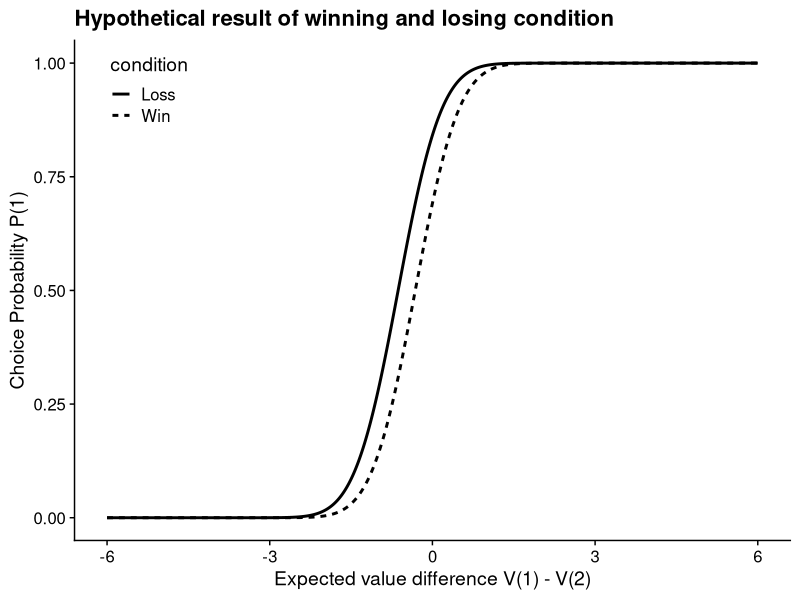
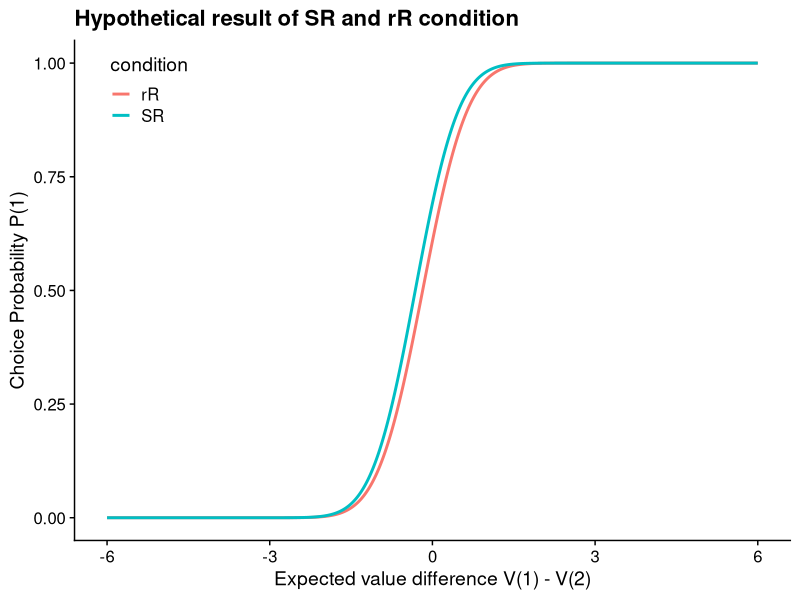
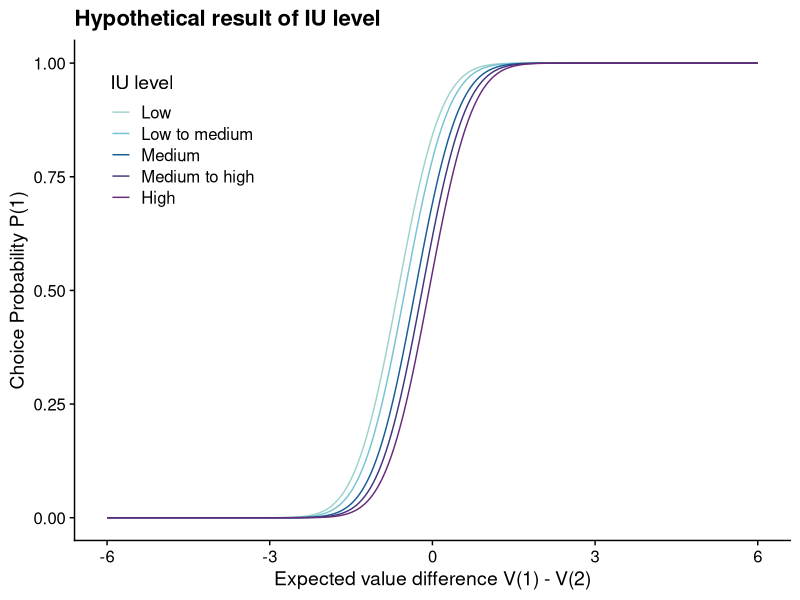
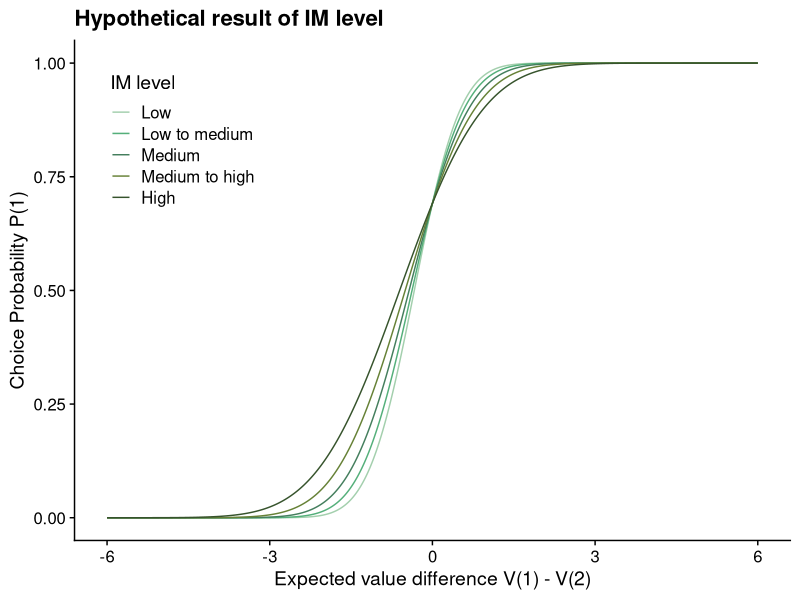
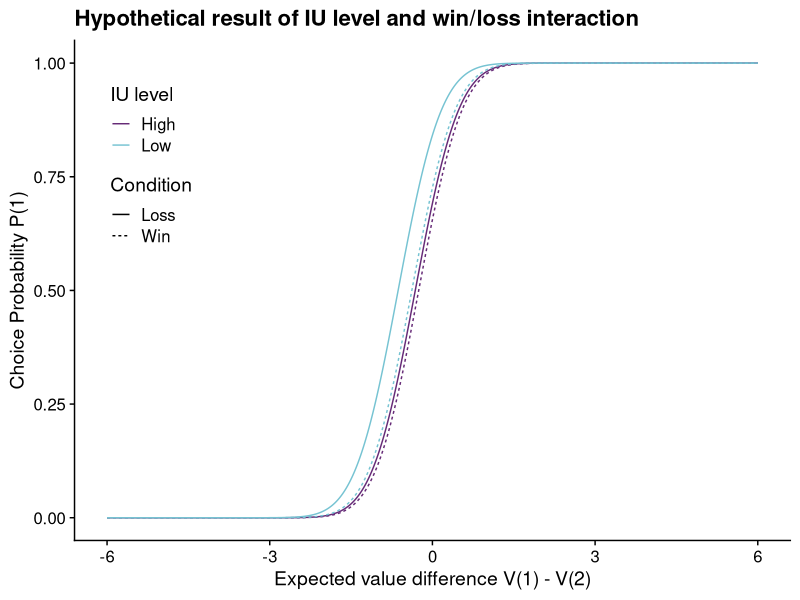
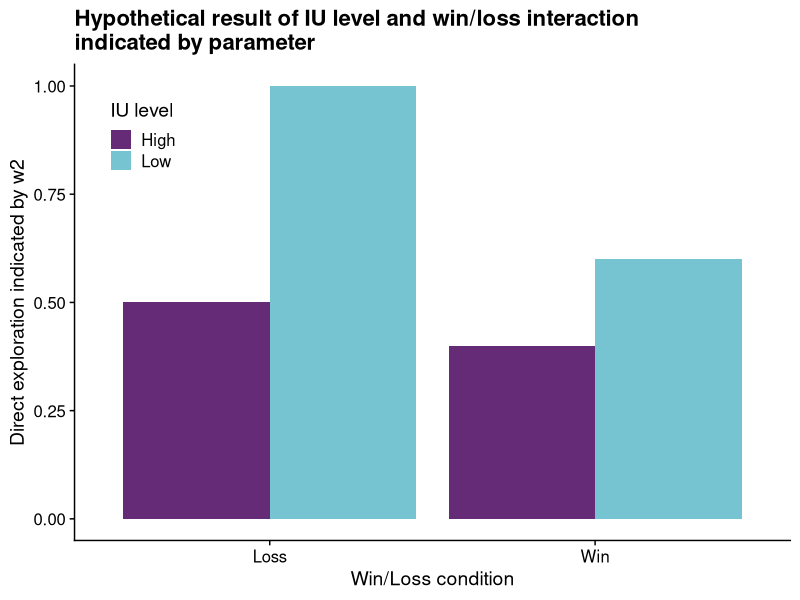
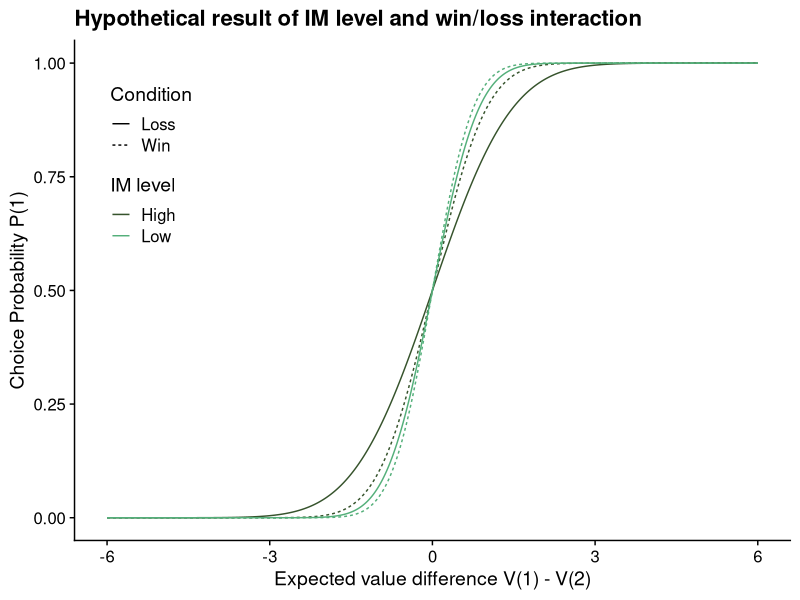
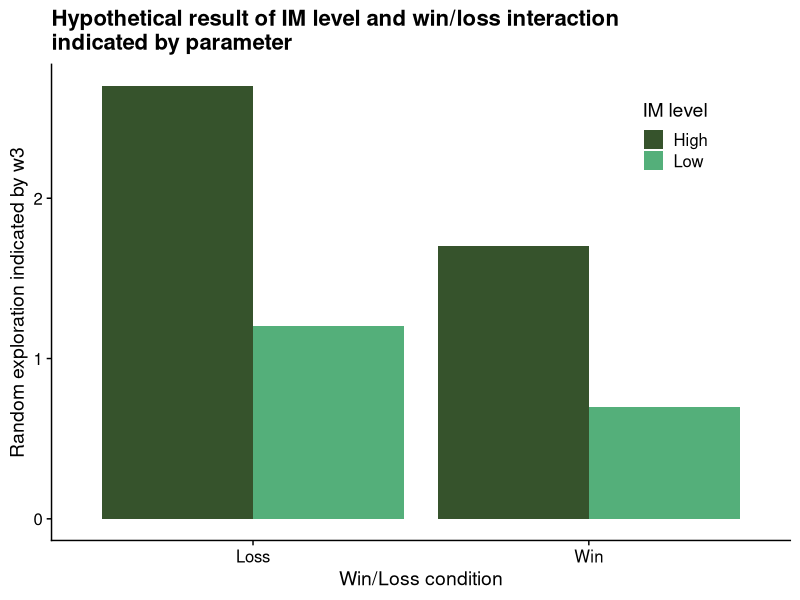

R code for these plots, in order: (Note: this script raises an error after producing the figures.)
## ---- chunk 1
knitr::opts_chunk$set(warning = FALSE, echo=FALSE)
library("tidyverse")
library("cowplot")
colorset_1 <- c("#9FD2CD", "#76C3D2", "#165D95", "#3E377E", "#662B77") # Colours of Sheffield row 5
colorset_2 <- c("#A3CFAD", "#54AF7A", "#447E5D", "#668136", "#36532C") # Colours of Sheffield row 6
## ---- chunk 2
V <- seq(-6, 6, 0.01)
Win <- pnorm(V + 0.5 + V/ 1.72) # 1.72 is the standard deviation of the population (TU)
Loss <- pnorm(V + 1 + V/ 1.72)
data_win_loss <- data.frame(V, Win, Loss) %>% 
  gather(key = "condition", value = "P", -V)

SR <- pnorm(V + 0.5 + V/ 1.72)
rR <- pnorm(V + 0.5 * 0.55 + V/ 1.89) # 1.89 is the standard deviation of the population (TU)
# RU(rR)/RU(SR) ≈ 0.55
data_SR_rR <- data.frame(V, SR, rR) %>% 
  gather(key = "condition", value = "P", -V)
## ---- chunk 3
win_loss <- ggplot(data_win_loss, aes(x = V, y = P, linetype = condition)) +
  geom_line(linewidth = 1) +
  labs(x = "Expected value difference V(1) - V(2)",
       y = "Choice Probability P(1)",
       title = "Hypothetical result of winning and losing condition") +
  theme_cowplot() +
  theme(legend.position = c(0.05, 0.9))
win_loss
## ---- chunk 4
r <- c(-1,-1,-1,0,0,0,0,0,0,1,1,1)
R <- c(1,2,3,3,4,4,4,4,5,5,6,7)
V_r <- var(r) * 12/11 # using the variance of the population instead of the unbiased estimator
V_R <- var(R) * 12/11
sqrt(V_R + 0)
## ---- chunk 5
sqrt(V_r + V_R)
## ---- chunk 6
sqrt(V_R) - sqrt(V_r)
## ---- chunk 7
SR_rR <- ggplot(data_SR_rR, aes(x = V, y = P, colour = condition)) +
  geom_line(linewidth = 1) +
  labs(x = "Expected value difference V(1) - V(2)",
       y = "Choice Probability P(1)",
       title = "Hypothetical result of SR and rR condition") +
  theme_cowplot() +
  theme(legend.position = c(0.05, 0.9))
SR_rR
## ---- chunk 8
Low <- pnorm(V + 1 + V/ 1.72)
Low_M <- pnorm(V + 0.8 + V/ 1.72)
Medium <- pnorm(V + 0.5 + V/ 1.72)
Medium_H <- pnorm(V + 0.3 + V/ 1.72)
High <- pnorm(V + 0.1 + V/ 1.72)
levels = c("Low", "Low_M", "Medium", "Medium_H", "High")
labs = c("Low", "Low to medium", "Medium", "Medium to high", "High")

data_H1 <- data.frame(V, Low, Low_M, Medium, Medium_H, High) %>% 
  gather(key = "IU level", value = "P", -V) %>% 
  mutate(`IU level` = factor(`IU level`, levels = levels, labels = labs))
## ---- chunk 9
H1 <- ggplot(data_H1, aes(x = V, y = P , colour = `IU level`)) +
  geom_line() +
  labs(x = "Expected value difference V(1) - V(2)",
       y = "Choice Probability P(1)",
       title = "Hypothetical result of IU level") +
  scale_colour_manual(values = colorset_1) +
  theme_cowplot() +
  theme(legend.position = c(0.05, 0.8))
H1
## ---- chunk 10
Low <- pnorm(0.8 * V + 0.5 + 1.2 * V/ 1.72)
Low_M <- pnorm(0.4 * V + 0.5 + 1.6 * V/ 1.72)
Medium <- pnorm(0 * V + 0.5 + 2 * V/ 1.72)
Medium_H <- pnorm(-0.4 * V + 0.5 + 2.4 * V/ 1.72)
High <- pnorm(-0.8 * V + 0.5 + 2.8 * V/ 1.72)
levels = c("Low", "Low_M", "Medium", "Medium_H", "High")
labs = c("Low", "Low to medium", "Medium", "Medium to high", "High")

data_H2 <- data.frame(V, Low, Low_M, Medium, Medium_H, High) %>% 
  gather(key = "IM level", value = "P", -V) %>% 
  mutate(`IM level` = factor(`IM level`, levels = levels, labels = labs))
## ---- chunk 11
H2 <- ggplot(data_H2, aes(x = V, y = P , colour = `IM level`)) +
  geom_line() +
  labs(x = "Expected value difference V(1) - V(2)",
       y = "Choice Probability P(1)",
       title = "Hypothetical result of IM level") +
  scale_colour_manual(values = colorset_2) +
  theme_cowplot() +
  theme(legend.position = c(0.05, 0.8))
H2
## ---- chunk 12
w2_LW <- 0.6
w2_HW <- 0.4
w2_LL <- 1
w2_HL <- 0.5
Low_Win <- pnorm(V + w2_LW + V/ 1.72)
Low_Loss <- pnorm(V + w2_LL + V/ 1.72)
High_Win <- pnorm(V + w2_HW + V/ 1.72)
High_Loss <- pnorm(V + w2_HL + V/ 1.72)
data_H3 <- data.frame(V, Low_Win, Low_Loss, High_Win, High_Loss) %>% 
  gather(key = "Condition", value = "P", -V) %>%
  separate(Condition, into = c("IU level", "Condition"), sep = "_") 

data_H3_w2 <- tibble(
  w2 = c(w2_LW, w2_HW, w2_LL, w2_HL),
  Condition = c("Win", "Win", "Loss", "Loss"),
  `IU level` = c("Low", "High", "Low", "High"))
## ---- chunk 13
H3 <- ggplot(data_H3, aes(x = V, y = P, colour = `IU level`, linetype = Condition)) +
  geom_line() +
  labs(x = "Expected value difference V(1) - V(2)",
       y = "Choice Probability P(1)",
       title = "Hypothetical result of IU level and win/loss interaction") +
  scale_colour_manual(values = c(colorset_1[[5]], colorset_1[[2]])) +
  theme_cowplot() +
  theme(legend.position = c(0.05, 0.75))
H3
## ---- chunk 14
H3_w2 <- ggplot(data_H3_w2, aes(x = Condition, y = w2, fill = `IU level`)) +
  geom_bar(stat = "identity", position = "dodge") +
  labs(x = "Win/Loss condition",
       y = "Direct exploration indicated by w2",
       title = "Hypothetical result of IU level and win/loss interaction \nindicated by parameter") +
  theme_cowplot() +
  scale_fill_manual(values = c(colorset_1[[5]], colorset_1[[2]])) +
  theme(legend.position = c(0.05, 0.85))
H3_w2
## ---- chunk 15
w3_LW <- 0.7
w3_HW <- 1.7
w3_LL <- 1.2
w3_HL <- 2.7
Low_Win <- pnorm((2 - w3_LW) * V + w3_LW * V/ 1.72)
Low_Loss <- pnorm((2 - w3_LL) * V + w3_LL * V/ 1.72)
High_Win <- pnorm((2 - w3_HW) * V + w3_HW * V/ 1.72)
High_Loss <- pnorm((2 - w3_HL) * V + w3_HL * V/ 1.72)
data_H4 <- data.frame(V, Low_Win, Low_Loss, High_Win, High_Loss) %>% 
  gather(key = "Condition", value = "P", -V) %>%
  separate(Condition, into = c("IM level", "Condition"), sep = "_") 

data_H4_w3 <- tibble(
  w3 = c(w3_LW, w3_HW, w3_LL, w3_HL),
  Condition = c("Win", "Win", "Loss", "Loss"),
  `IM level` = c("Low", "High", "Low", "High"))
## ---- chunk 16
H4 <- ggplot(data_H4, aes(x = V, y = P, colour = `IM level`, linetype = Condition)) +
  geom_line() +
  labs(x = "Expected value difference V(1) - V(2)",
       y = "Choice Probability P(1)",
       title = "Hypothetical result of IM level and win/loss interaction") +
  scale_colour_manual(values = c(colorset_2[[5]], colorset_2[[2]])) +
  theme_cowplot() +
  theme(legend.position = c(0.05, 0.75))
H4
## ---- chunk 17
H4_w3 <- ggplot(data_H4_w3, aes(x = Condition, y = w3, fill = `IM level`)) +
  geom_bar(stat = "identity", position = "dodge") +
  labs(x = "Win/Loss condition",
       y = "Random exploration indicated by w3",
       title = "Hypothetical result of IM level and win/loss interaction \nindicated by parameter") +
  scale_fill_manual(values = c(colorset_2[[5]], colorset_2[[2]])) +
  theme_cowplot() +
  theme(legend.position = c(0.8, 0.85))
H4_w3
## ---- chunk 18
ggsave2("fig/H4.png", H4, width = 7, height = 4)
ggsave2("fig/H4_w3.png", H4_w3, width = 7, height = 4)
ggsave2("fig/H3_w2.png", H3_w2, width = 7, height = 4)
ggsave2("fig/H3.png", H3, width = 7, height = 4)
ggsave2("fig/H2.png", H2, width = 6, height = 4)
ggsave2("fig/H1.png", H1, width = 6, height = 4)
ggsave2("fig/SR_rR.png", SR_rR, width = 6, height = 4)
ggsave2("fig/win_loss.png", win_loss, width = 6, height = 4)
